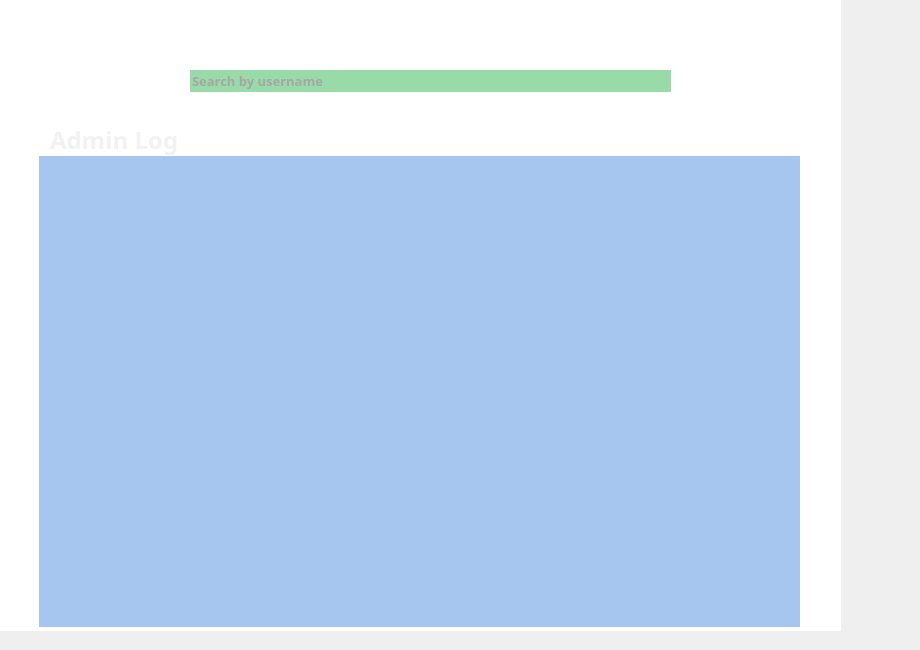
        <widget class="QWidget" name="adminLog">
         <widget class="QLabel" name="bg_5">
          <property name="geometry">
           <rect>
            <x>-10</x>
            <y>-10</y>
            <width>851</width>
            <height>641</height>
           </rect>
          </property>
          <property name="styleSheet">
           <string notr="true">background-color: rgb(255, 255, 255);</string>
          </property>
          <property name="text">
           <string/>
          </property>
         </widget>
         <widget class="QLabel" name="style_5">
          <property name="geometry">
           <rect>
            <x>-54</x>
            <y>-45</y>
            <width>911</width>
            <height>281</height>
           </rect>
          </property>
          <property name="text">
           <string>&lt;html&gt;&lt;head/&gt;&lt;body&gt;&lt;p&gt;&lt;img src=&quot;:/admin/Admin/style3.png&quot;width=&quot;1000&quot; height=&quot;200&quot;/&gt;&lt;/p&gt;&lt;/body&gt;&lt;/html&gt;</string>
          </property>
         </widget>
         <widget class="QLabel" name="searchLogo_3">
          <property name="geometry">
           <rect>
            <x>160</x>
            <y>60</y>
            <width>31</width>
            <height>41</height>
           </rect>
          </property>
          <property name="text">
           <string>&lt;html&gt;&lt;head/&gt;&lt;body&gt;&lt;p&gt;&lt;img src=&quot;:/User/User/scope.png&quot;width=&quot;25&quot;/&gt;&lt;/p&gt;&lt;/body&gt;&lt;/html&gt;</string>
          </property>
         </widget>
         <widget class="QLabel" name="adminLogContainer">
          <property name="geometry">
           <rect>
            <x>20</x>
            <y>120</y>
            <width>811</width>
            <height>511</height>
           </rect>
          </property>
          <property name="toolTipDuration">
           <number>-1</number>
          </property>
          <property name="text">
           <string>&lt;html&gt;&lt;head/&gt;&lt;body&gt;&lt;p&gt;&lt;img src=&quot;:/User/User/friendContainer.png&quot;width=&quot;800&quot;/&gt;&lt;/p&gt;&lt;/body&gt;&lt;/html&gt;</string>
          </property>
         </widget>
         <widget class="QScrollArea" name="adminLogContent">
          <property name="geometry">
           <rect>
            <x>39</x>
            <y>156</y>
            <width>761</width>
            <height>471</height>
           </rect>
          </property>
          <property name="styleSheet">
           <string notr="true">background-color: rgb(166, 198, 240);</string>
          </property>
          <property name="frameShape">
           <enum>QFrame::NoFrame</enum>
          </property>
          <property name="widgetResizable">
           <bool>true</bool>
          </property>
          <widget class="QWidget" name="scrollAreaWidgetContents_5">
           <property name="geometry">
            <rect>
             <x>0</x>
             <y>0</y>
             <width>761</width>
             <height>471</height>
            </rect>
           </property>
          </widget>
         </widget>
         <widget class="QLabel" name="adminLogTitle">
          <property name="geometry">
           <rect>
            <x>50</x>
            <y>120</y>
            <width>191</width>
            <height>41</height>
           </rect>
          </property>
          <property name="font">
           <font>
            <family>Bahnschrift SemiBold</family>
            <pointsize>14</pointsize>
            <weight>75</weight>
            <bold>true</bold>
           </font>
          </property>
          <property name="styleSheet">
           <string notr="true">color: rgb(242, 242, 242);</string>
          </property>
          <property name="text">
           <string>&lt;html&gt;&lt;head/&gt;&lt;body&gt;&lt;p&gt;&lt;span style=&quot; font-size:18pt;&quot;&gt;Admin Log&lt;/span&gt;&lt;/p&gt;&lt;/body&gt;&lt;/html&gt;</string>
          </property>
         </widget>
         <widget class="QLineEdit" name="searchEnter_3">
          <property name="geometry">
           <rect>
            <x>190</x>
            <y>70</y>
            <width>481</width>
            <height>22</height>
           </rect>
          </property>
          <property name="font">
           <font>
            <family>Bahnschrift SemiBold</family>
            <pointsize>10</pointsize>
            <weight>75</weight>
            <bold>true</bold>
           </font>
          </property>
          <property name="styleSheet">
           <string notr="true">
color: rgb(167, 165, 165);
background-color: rgb(152, 219, 169);</string>
          </property>
          <property name="inputMask">
           <string/>
          </property>
          <property name="text">
           <string>Search by username</string>
          </property>
          <property name="frame">
           <bool>false</bool>
          </property>
          <property name="clearButtonEnabled">
           <bool>false</bool>
          </property>
         </widget>
         <widget class="QLabel" name="adminLogSearch">
          <property name="geometry">
           <rect>
            <x>140</x>
            <y>50</y>
            <width>561</width>
            <height>61</height>
           </rect>
          </property>
          <property name="text">
           <string>&lt;html&gt;&lt;head/&gt;&lt;body&gt;&lt;p&gt;&lt;img src=&quot;:/User/User/friendSearch.png&quot;width=&quot;550&quot;/&gt;&lt;/p&gt;&lt;/body&gt;&lt;/html&gt;</string>
          </property>
         </widget>
         <zorder>bg_5</zorder>
         <zorder>style_5</zorder>
         <zorder>adminLogContainer</zorder>
         <zorder>adminLogContent</zorder>
         <zorder>adminLogTitle</zorder>
         <zorder>adminLogSearch</zorder>
         <zorder>searchLogo_3</zorder>
         <zorder>searchEnter_3</zorder>
        </widget>
